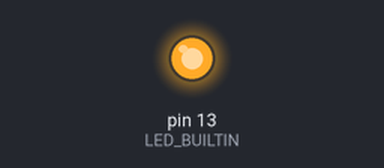
The sketch below on a simulated Arduino Uno, built with avr-gcc and run on an emulated ATmega328P. Parts: output pins drawn as LEDs (lit = HIGH).

Above: at 0.1 s.
Timing chart, 0 to 1.6 s (numbered marks = the images above):
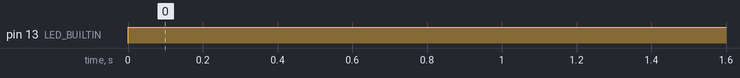

The sketch:

____1-2.ino
```cpp
// C++ code
//
void setup()
{
  pinMode(LED_BUILTIN, OUTPUT);
}

void loop()
{
  digitalWrite(LED_BUILTIN, HIGH);
  delay(1000); // Wait for 1000 millisecond(s)
  //digitalWrite(LED_BUILTIN, LOW);
  //delay(1000); // Wait for 1000 millisecond(s)
}
```

Measured:
- by itself, pin 13 (LED_BUILTIN): LOW → HIGH at 0.00 s
